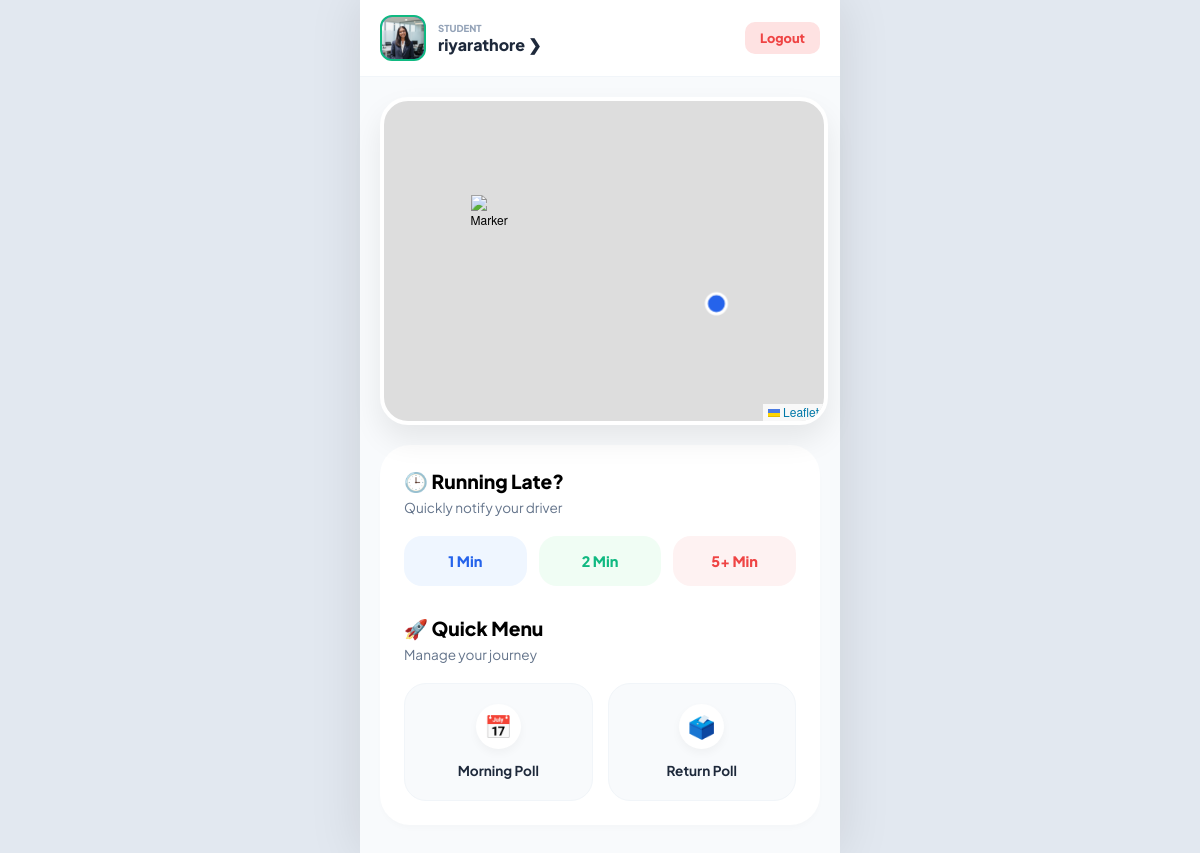
Page /attendance-page (signed in) on the committed database.
### models.py (models this page shows, shortened)
class Student(db.Model):
    __tablename__ = "student"
    id = db.Column(db.Integer, primary_key=True)
    name = db.Column(db.String(100), nullable=False)
    email = db.Column(db.String(120), unique=True, nullable=False)
    password = db.Column(db.String(200), nullable=False)
    phone_number = db.Column(db.String(15), nullable=True)
    latitude = db.Column(db.Float, nullable=True)
    longitude = db.Column(db.Float, nullable=True)
    route = db.Column(db.String(50))
    stop = db.Column(db.String(50))
    home_lat = db.Column(db.Float)
    assigned_van_id = db.Column(db.String(20), nullable=True)
    profile_pic = db.Column(db.String(200), default='default.png') # Ye zaroori hai
    home_lng = db.Column(db.Float)
    attendances = db.relationship('Attendance', backref='student', lazy=True)
    status = db.Column(db.String(20), default="Absent") # Present, Delay, ya Absent
    delay_time = db.Column(db.Integer, default=0)       # Kitne min late hai
    last_update = db.Column(db.DateTime, default=datetime.utcnow)

### app.py (the view)
@app.route('/attendance-page')
def attendance_page():
    student_id = session.get('student_id')
    student = Student.query.get(student_id)
    from datetime import datetime
    is_morning = datetime.now().hour < 12
    return render_template("attendance.html", student=student, is_morning=is_morning)

### templates/attendance.html (shortened to what this page needs)
<!DOCTYPE html>
<html lang="en">
<head>
    <link rel="stylesheet" href="https://unpkg.com/leaflet@1.9.4/dist/leaflet.css" />
</head>
<body>
    <div class="app-shell">
        <header class="top-nav">
            <a href="{{ url_for('profile_page') }}" class="user-pill">
                {% if student and student.profile_pic %}
                    <img src="{{ url_for('static', filename='profile_pics/' + student.profile_pic) }}" class="user-img">
                {% else %}
                    <div class="user-img" style="display:flex; align-items:center; justify-content:center; color:white; font-weight:800;">{{ session['user_name'][0] }}</div>
                {% endif %}
                <div>
                    <span style="display:block; font-size:0.6rem; color:#94a3b8; font-weight:800; text-transform:uppercase;">Student</span>
                    <span style="font-weight:800;">{{ session['user_name'] }} ❯</span>
                </div>
            </a>
            <a href="{{ url_for('logout') }}" class="logout-pill">Logout</a>
        </header>
        <div class="map-box">
            <div id="live-map"></div>
        </div>
        <div class="content-card">
            {% if is_morning %}
            <div class="title-group">
                <h2>🕒 Running Late?</h2>
                <p>Quickly notify your driver</p>
            </div>
            <div class="delay-row">
                <a href="/attendance/{{ session['student_id'] }}/delay-1" class="btn-time t-1">1 Min</a>
                <a href="/attendance/{{ session['student_id'] }}/delay-2" class="btn-time t-2">2 Min</a>
                <a href="/attendance/{{ session['student_id'] }}/delay-5" class="btn-time t-5">5+ Min</a>
            </div>
            {% endif %}
            <div class="title-group">
                <h2>🚀 Quick Menu</h2>
                <p>Manage your journey</p>
            </div>
            <div class="action-grid">
                <a href="{{ url_for('slot_page') }}" class="action-item">
                    <div class="icon-circle">📅</div>
                    <span class="action-label">Morning Poll</span>
                </a>
                <a href="{{ url_for('return_poll', student_id=session['student_id']) }}" class="action-item">
                    <div class="icon-circle">🗳️</div>
                    <span class="action-label">Return Poll</span>
                </a>
            </div>
        </div>
    </div>
</body>
</html>

### templates/attendance.html (style rules this page uses)
:root { --primary: #2563eb; --secondary: #10b981; --danger: #ef4444; --bg: #f8fafc; --card: #ffffff; }
body { font-family: 'Plus Jakarta Sans', sans-serif; background-color: #e2e8f0; margin: 0; display: flex; justify-content: center; }
.app-shell { width: 100%; max-width: 480px; background: var(--bg); min-height: 100vh; box-shadow: 0 0 50px rgba(0,0,0,0.1); display: flex; flex-direction: column; }
.top-nav { background: var(--card); padding: 15px 20px; display: flex; justify-content: space-between; align-items: center; border-bottom: 1px solid #f1f5f9; }
.user-pill { display: flex; align-items: center; gap: 12px; text-decoration: none; color: #1e293b; }
.user-img { width: 42px; height: 42px; border-radius: 12px; background: var(--primary); border: 2px solid var(--secondary); object-fit: cover; }
.logout-pill { background: #fee2e2; color: var(--danger); padding: 8px 15px; border-radius: 10px; font-size: 0.8rem; font-weight: 800; text-decoration: none; }
.map-box { padding: 20px; position: relative; }
#live-map { height: 320px; width: 100%; border-radius: 28px; border: 4px solid white; box-shadow: 0 15px 30px rgba(0,0,0,0.08); z-index: 1; }
.content-card { background: var(--card); margin: 0 20px 30px; padding: 24px; border-radius: 30px; box-shadow: 0 4px 6px -1px rgba(0,0,0,0.02); }
.title-group { margin-bottom: 20px; }
.title-group h2 { font-size: 1.2rem; margin: 0; font-weight: 800; }
.title-group p { font-size: 0.85rem; color: #64748b; margin: 5px 0 0; }
.delay-row { display: grid; grid-template-columns: repeat(3, 1fr); gap: 12px; margin-bottom: 30px; }
.btn-time { padding: 16px 5px; border-radius: 18px; text-decoration: none; text-align: center; font-weight: 800; font-size: 0.9rem; transition: 0.2s; }
.t-1 { background: #eff6ff; color: var(--primary); }
.t-2 { background: #f0fdf4; color: var(--secondary); }
.t-5 { background: #fef2f2; color: var(--danger); }
.action-grid { display: grid; grid-template-columns: 1fr 1fr; gap: 15px; }
.action-item { background: #f8fafc; padding: 20px; border-radius: 22px; text-decoration: none; text-align: center; border: 1px solid #f1f5f9; transition: 0.3s; }
.icon-circle { width: 45px; height: 45px; background: white; border-radius: 50%; display: flex; align-items: center; justify-content: center; margin: 0 auto 10px; font-size: 1.4rem; box-shadow: 0 4px 10px rgba(0,0,0,0.04); }
.action-label { font-weight: 700; font-size: 0.85rem; color: #1e293b; }

### rows in the picture
Student: profile_pic (picture), user_name "riyarathore"
